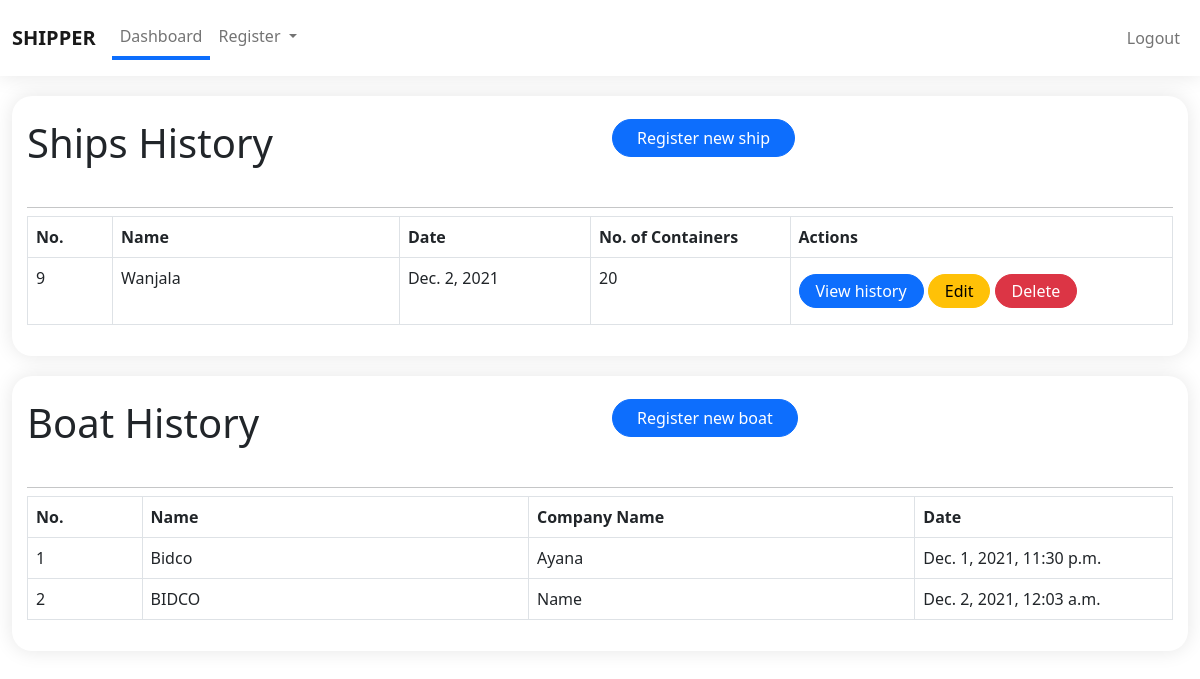
The app's page / (signed in), older data.
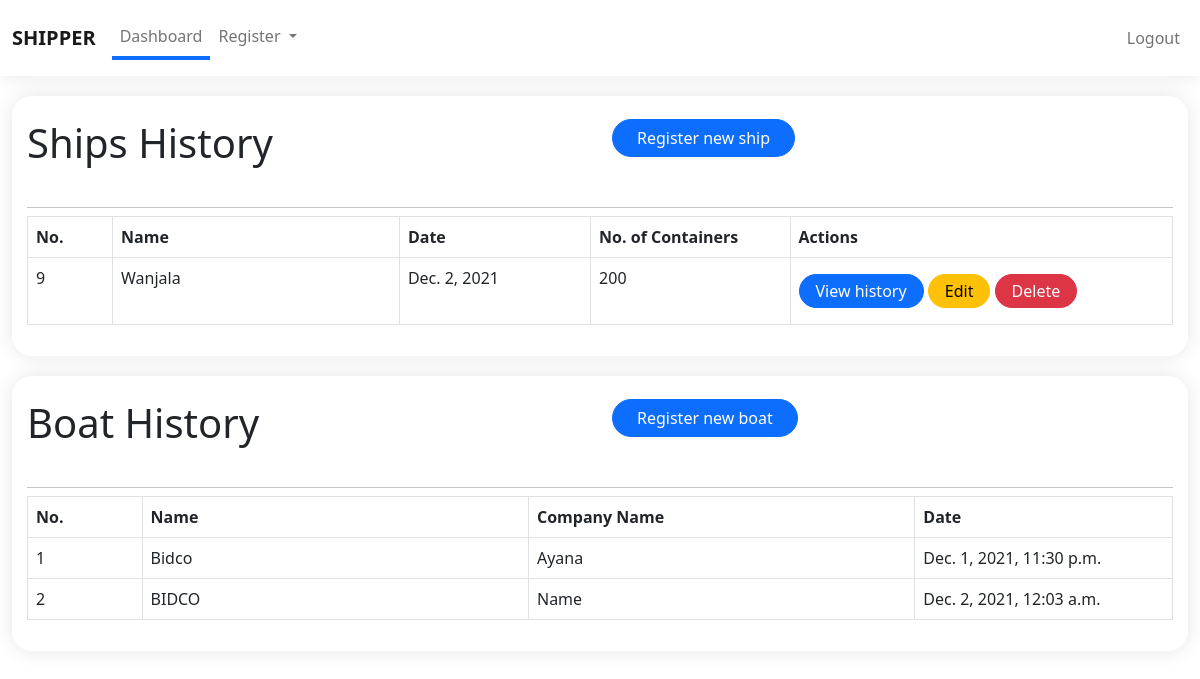
The same page, newer data.
### ship/models.py (models this page shows)
class Ship(models.Model):
    name = models.TextField(blank=True, null=True, max_length=200)
    date = models.DateField()
    no_of_containers = models.CharField(max_length=10, blank=True, null=True)
    date_created = models.DateTimeField(auto_now_add=True)

### home/views.py (the view)
# urls.py: path('', home, name='home'),
@login_required(login_url='login')
def home(request):
    context = {
        'page': 'dashboard',
        'ships': Ship.objects.all(),
        'boats': Boat.objects.filter()
    }
    return render(request, template_name='admin_/index.html', context=context)

### templates/admin_/index.html (shortened to what this page needs)
{% extends './components/base.html' %}
{% load static %}
{% block content %}
  <div class="container-fluid">
    <div class="common-card overflowx-hidden">
      <div class="row">
        <div class="col-md-6 col-sm-12 my-2">
          <h1>Ships History</h1>
        </div>
        <div class="col-md-6 col-sm-12 my-2">
          <a href="{% url 'registership' %}" class="rounded-pill btn btn-primary px-4 shadow-none">
            Register new ship
          </a>
        </div>
      </div>
      <hr class="dropdown-divider">
      <div class="w-100 table-responsive">
        <table class="table table-bordered">
          <thead>
            <tr>
              <th style="width: 30px;">No.</th>
              <th style="width: 150px;">Name</th>
              <th style="width: 100px;">Date</th>
              <th style="width: 70px;">No. of Containers</th>
              <th style="width: 200px;">Actions</th>
            </tr>
          </thead>
          <tbody>
          {% for ship in ships %}
            <tr>
              <td>{{ship.id}}</td>
              <td>{{ship.name}}</td>
              <td>{{ship.date}}</td>
              <td>{{ship.no_of_containers}}</td>
              <td>
                <a href="{% url 'shipmentdetails' ship_id=ship.id ship_name=ship.name %}" class="my-2 rounded-pill px-3 py-1 btn btn-primary">View history</a>
                <a href="{% url 'editship' pk=ship.id %}" class="my-2 rounded-pill px-3 py-1 btn btn-warning">Edit</a>
                <a href="{% url 'deleteship' pk=ship.id%}" class="my-2 rounded-pill px-3 py-1 btn btn-danger">Delete</a>
              </td>
            </tr>
          {% endfor %}
        </table>
      </div>
    </div>
  </div>
  <div class="container-fluid">
    <div class="common-card overflowx-hidden">
      <div class="row">
        <div class="col-md-6 col-sm-12 my-2">
          <h1>Boat History</h1>
        </div>
        <div class="col-md-6 col-sm-12 my-2">
          <a href="{% url 'addons' %}" class="rounded-pill btn btn-primary px-4 shadow-none">
            Register new boat
          </a>
        </div>
      </div>
      <hr class="dropdown-divider">
      <div class="w-100 table-responsive">
        <table class="table table-bordered">
          <thead>
            <tr>
              <th style="width: 30px;">No.</th>
              <th style="width: 150px;">Name</th>
              <th style="width: 150px;">Company Name</th>
              <th style="width: 100px;">Date</th>
            </tr>
          </thead>
          <tbody>
          {% for boat in boats %}
            <tr>
              <td>{{boat.id}}</td>
              <td>{{boat.company_name}}</td>
              <td>{{boat.name}}</td>
              <td>{{boat.date_time}}</td>
            </tr>
          {% endfor %}
        </table>
      </div>
    </div>
  </div>
{% endblock content %}

Row changes from the older to the newer data that the page shows:
changed Ship "Wanjala": no_of_containers "20" → "200"
